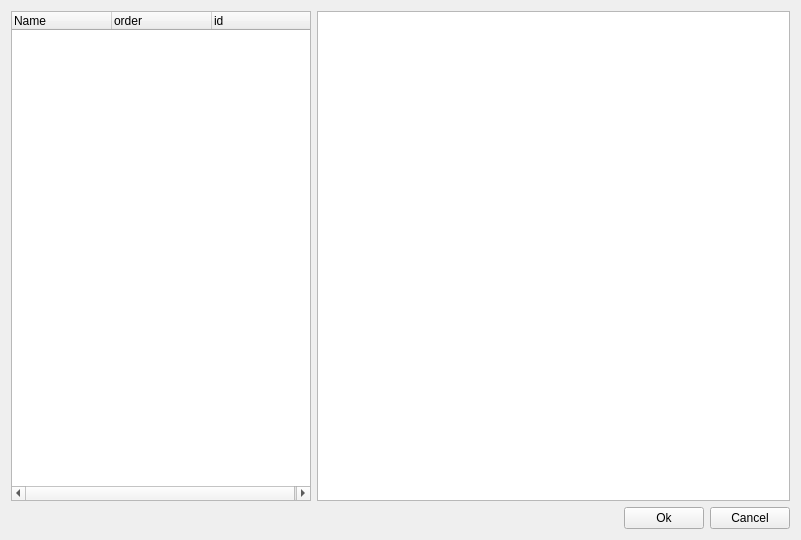
<?xml version="1.0" encoding="UTF-8"?>
<ui version="4.0">
 <class>MapLocationFinderDialog</class>
 <widget class="QWidget" name="MapLocationFinderDialog">
  <property name="windowModality">
   <enum>Qt::ApplicationModal</enum>
  </property>
  <property name="geometry">
   <rect>
    <x>0</x>
    <y>0</y>
    <width>801</width>
    <height>540</height>
   </rect>
  </property>
  <property name="windowTitle">
   <string>Location</string>
  </property>
  <layout class="QGridLayout" name="gridLayout">
   <item row="1" column="0" colspan="3">
    <layout class="QHBoxLayout" name="horizontalLayout">
     <item>
      <spacer name="horizontalSpacer">
       <property name="orientation">
        <enum>Qt::Horizontal</enum>
       </property>
       <property name="sizeHint" stdset="0">
        <size>
         <width>40</width>
         <height>20</height>
        </size>
       </property>
      </spacer>
     </item>
     <item>
      <widget class="QPushButton" name="button_ok">
       <property name="text">
        <string>Ok</string>
       </property>
      </widget>
     </item>
     <item>
      <widget class="QPushButton" name="button_cancel">
       <property name="text">
        <string>Cancel</string>
       </property>
      </widget>
     </item>
    </layout>
   </item>
   <item row="0" column="0">
    <widget class="QTreeWidget" name="treeWidget">
     <property name="maximumSize">
      <size>
       <width>300</width>
       <height>16777215</height>
      </size>
     </property>
     <column>
      <property name="text">
       <string notr="true">Name</string>
      </property>
     </column>
     <column>
      <property name="text">
       <string>order</string>
      </property>
     </column>
     <column>
      <property name="text">
       <string>id</string>
      </property>
     </column>
    </widget>
   </item>
   <item row="0" column="1" colspan="2">
    <widget class="MapLocationArea" name="graphicsView"/>
   </item>
  </layout>
 </widget>
 <customwidgets>
  <customwidget>
   <class>MapLocationArea</class>
   <extends>QGraphicsView</extends>
   <header>dialogs/maplocationarea.h</header>
  </customwidget>
 </customwidgets>
 <resources/>
 <connections/>
</ui>
